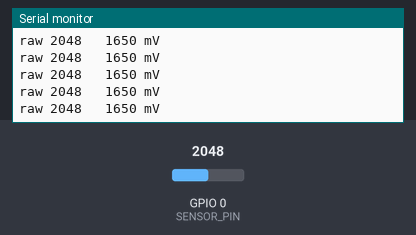
A sketch run on a simulated ESP32. On the bench: the last lines printed to the serial monitor. The inputs (shaded band) are chosen by the test bench; at power-on: GPIO 0 (SENSOR_PIN) = 2048.

Above: at 1.2 s.
1.3 s: GPIO 0 (SENSOR_PIN) set to 1267
At 1.68 s:
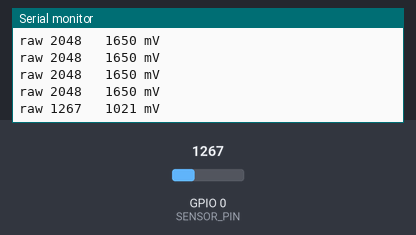
2.8 s: GPIO 0 (SENSOR_PIN) set to 1205
At 3.18 s:
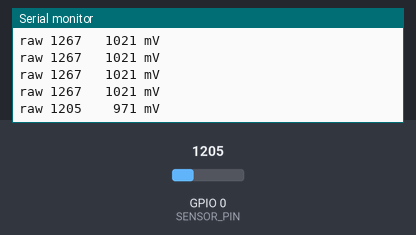
5.0 s: GPIO 0 (SENSOR_PIN) set to 1044
At 5.19 s:
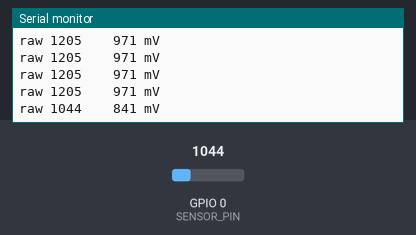
6.5 s: GPIO 0 (SENSOR_PIN) set to 944
At 6.69 s:
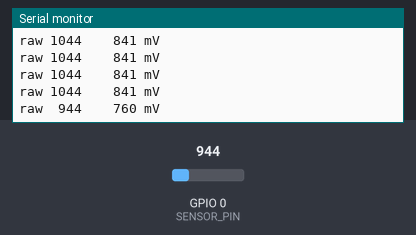
8.5 s: GPIO 0 (SENSOR_PIN) set to 132
At 8.69 s:
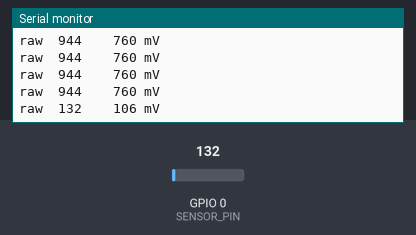
10.0 s: GPIO 0 (SENSOR_PIN) set to 118
At 10.19 s:
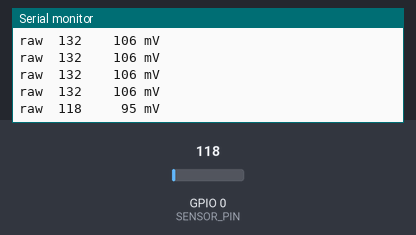

Measured:
- the behaviour switches between 1241 and 1240 on GPIO 0 (SENSOR_PIN) (found by bisection; images 1 and 2)
- the behaviour switches between 1000 and 999 on GPIO 0 (SENSOR_PIN) (found by bisection; images 3 and 4)
- the behaviour switches between 125 and 124 on GPIO 0 (SENSOR_PIN) (found by bisection; images 5 and 6)
- after the input at 1.3 s, the serial monitor: prints a new line after 0.20 s (image 1)
- after the input at 2.8 s, the serial monitor: prints a new line after 0.20 s (image 2)
- after the input at 5.0 s, the serial monitor: prints a new line at once (image 3)
- after the input at 6.5 s, the serial monitor: prints a new line at once (image 4)
- after the input at 8.5 s, the serial monitor: prints a new line at once (image 5)
- after the input at 10.0 s, the serial monitor: prints a new line at once (image 6)

The sketch:

test4_adc.ino
```cpp
// Test 4 - can it measure a voltage?  (also used for test 5)
const int SENSOR_PIN = 0;   // pin D0 = A0 - the one the sensor will use

void setup() {
  Serial.begin(115200);
}

void loop() {
  int raw = analogRead(SENSOR_PIN);             // 0 ... 4095
  int mv  = analogReadMilliVolts(SENSOR_PIN);   // the same, in millivolts
  Serial.printf("raw %4d   %4d mV\n", raw, mv);
  delay(250);
}
```
